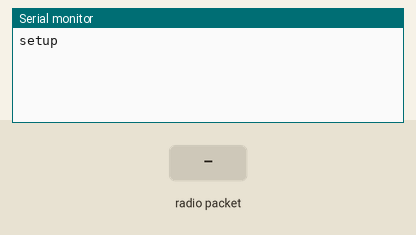
Simulated run of this sketch. Board: Arduino Uno, built with avr-gcc and run on an emulated ATmega328P. Shown: the last lines printed to the serial monitor. The inputs (shaded band) are chosen by the test bench. No radio packets arrive unless stated.

Above: at 1.2 s.
1.3 s: radio packet "1" arrives
At 2.5 s:
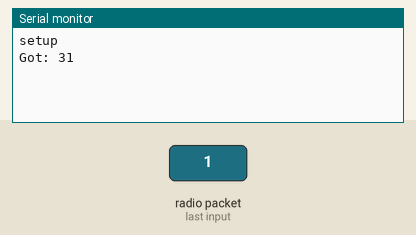
2.8 s: radio packet "0" arrives
At 3.8 s:
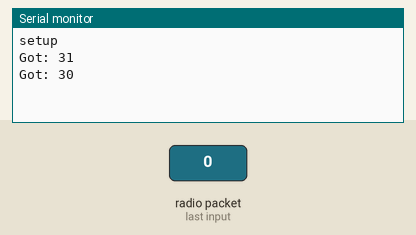
4.3 s: radio packet "2" arrives
At 4.9 s:
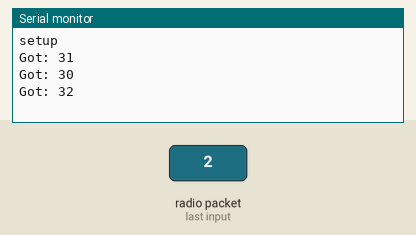

The sketch:

receiver.ino
```cpp
// (licence header left out)
#include <VirtualWire.h>

void setup()
{
    Serial.begin(9600);	// Debugging only
    Serial.println("setup");

    // Initialise the IO and ISR
    vw_set_rx_pin(5);
    vw_set_ptt_inverted(true); // Required for DR3100
    vw_setup(2000);	 // Bits per sec

    vw_rx_start();       // Start the receiver PLL running
}

void loop()
{
    uint8_t buf[VW_MAX_MESSAGE_LEN];
    uint8_t buflen = VW_MAX_MESSAGE_LEN;

    if (vw_get_message(buf, &buflen)) // Non-blocking
    {
	int i;

        digitalWrite(13, true); // Flash a light to show received good message
	// Message with a good checksum received, dump it.
	Serial.print("Got: ");

	for (i = 0; i < buflen; i++)
	{
	    Serial.print(buf[i], HEX);
	    Serial.print(" ");
	}
	Serial.println("");
        digitalWrite(13, false);
    }
}
```

Measured:
- after the input at 1.3 s, the serial monitor: prints a new line at once (image 1)
- after the input at 2.8 s, the serial monitor: prints a new line at once (image 2)
- after the input at 4.3 s, the serial monitor: prints a new line at once (image 3)
